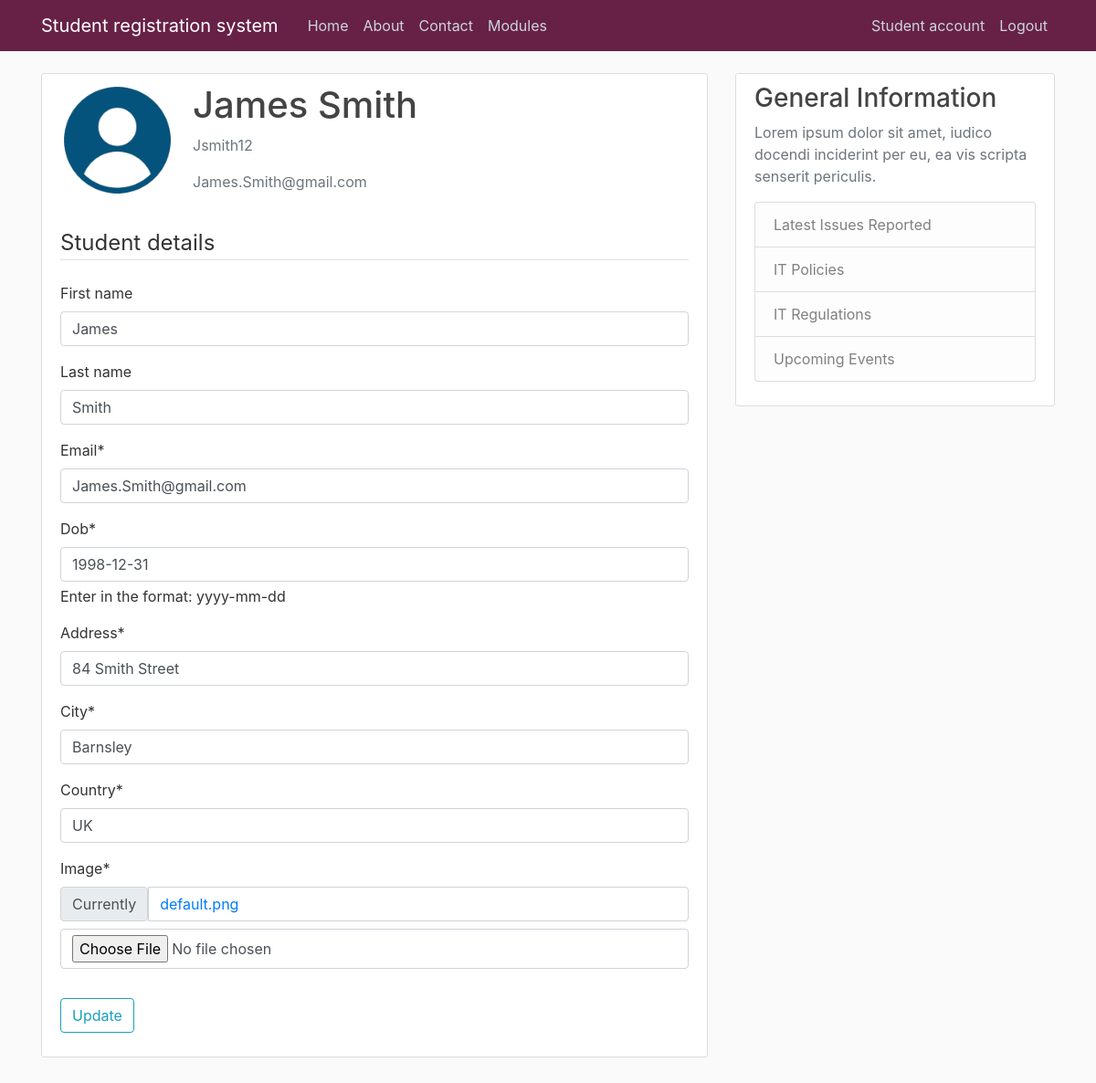
Page /studentAccount (signed in) on the committed database.
### users/models.py (models this page shows)
class studentAccount(models.Model):
    user = models.OneToOneField(User, null = True, on_delete= models.CASCADE)
    DOB = models.DateField(null = True)
    Address = models.CharField(max_length=30, null = True)
    City = models.CharField(max_length=20, null = True)
    Country = models.CharField(max_length=20, null = True)
    image = models.ImageField(default = 'default.png', upload_to= 'profile_pics')
    def __str__(self):
        return f'{self.user.first_name} {self.user.last_name}'

### users/views.py (the view)
# urls.py: path('studentAccount', user_views.studentAccount, name = 'studentAccount')
@login_required
def studentAccount(request):
    if request.method == 'POST':
        u_form = UserUpdateForm(request.POST, instance = request.user)
        p_form = studentAccountUpdateForm(request.POST, request.FILES, instance = request.user.studentaccount)
        u_form.save()
        p_form.save()
        messages.success(request, 'Your account has been successfully updated')
        return redirect('studentAccount')
    else:
        u_form = UserUpdateForm(instance = request.user)
        p_form = studentAccountUpdateForm(instance = request.user.studentaccount)
        context = {'u_form': u_form, 'p_form': p_form, 'title': 'Student Account'}
        return render(request, 'users/studentAccount.html', context)

### users/forms.py
class UserUpdateForm(forms.ModelForm):
    email = forms.EmailField()
    class Meta:
        model = User
        fields = ['first_name','last_name','email']

class studentAccountUpdateForm(forms.ModelForm):
    DOB = forms.DateField(help_text = 'Enter in the format: yyyy-mm-dd')
    class Meta:
        model = studentAccount
        fields = ['DOB', 'Address', 'City', 'Country','image']

### users/templates/users/studentAccount.html (shortened to what this page needs)
{% extends "ModuleRegistrationSystem/base.html" %}
{% load crispy_forms_tags %}
{% block content %}
<div class="content-section">
    <div class="media">
    <p><img class="rounded-circle account-img" src="{{user.studentaccount.image.url}}"></p>
        <div class="media-body">
            <h2 class="account-heading">{{user.studentaccount}}</h2>
            <p class="text-secondary">{{user.username}}</p>
            <p class="text-secondary">{{user.email}}</p>
        </div>
    </div>
    <form method="POST" enctype="multipart/form-data">
        <fieldset class="form-group">
            <legend class="border-bottom mb-4">Student details</legend>
            {{ u_form | crispy }}
            {{ p_form | crispy }}
        </fieldset>
        <div class="form-group">
            <button class="btn btn-outline-info" type="submit">Update</button>
        </div>
    </form>
</div>
{% endblock content %}

### ModuleRegistrationSystem/static/css/styles.css (style rules this page uses)
html { position: relative; min-height: 100%; }
body { background: #fafafa; color: #333333; margin-top: 5rem; margin-bottom: 50px; }
h1, h2, h3, h4, h5, h6 { color: #444444; }
.content-section { background: #ffffff; padding: 10px 20px; border: 1px solid #dddddd; border-radius: 3px; margin-bottom: 20px; }
.account-img { height: 125px; width: 125px; margin-right: 20px; margin-bottom: 16px; }
.account-heading { font-size: 2.5rem; }

### rows in the picture
studentAccount: DOB "1998-12-31", Address "84 Smith Street", City "Barnsley", Country "UK"

### other values in the picture
{{ user.studentaccount }} "James Smith"
{{ user.username }} "Jsmith12"
{{ user.email }} "James.Smith@gmail.com"
